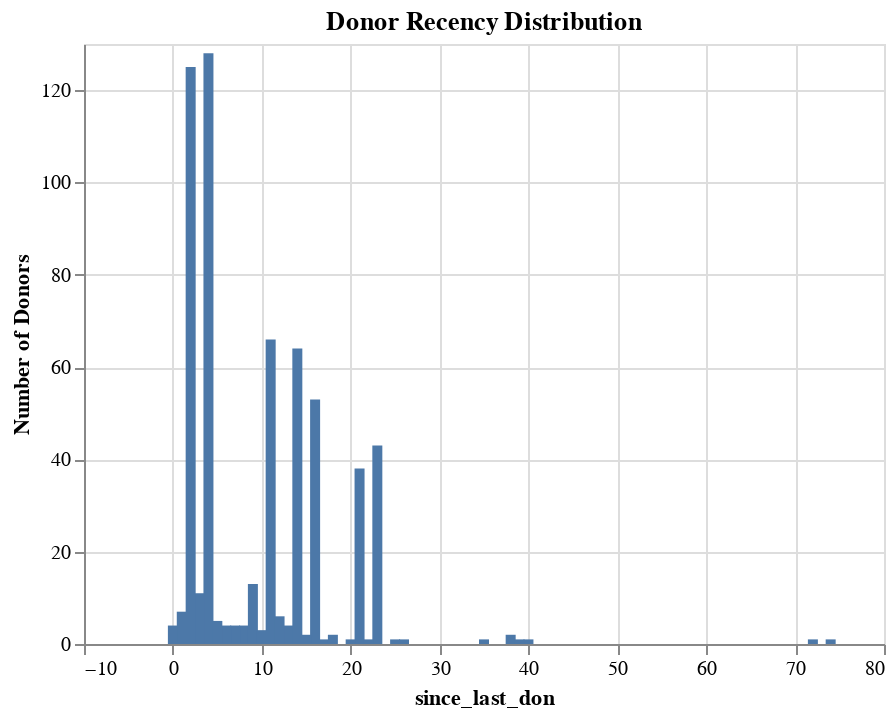

The code cell stored with this chart in its notebook:
### Code cell
alt.Chart(blood_df_train).mark_bar().encode(
    alt.X("since_last_don"),
    alt.Y("count()", title = "Number of Donors"),
).properties(title = "Donor Recency Distribution")

### Figure 1 — Vega-Lite specification as saved in the notebook (floating-point values rounded to 4 significant figures; data arrays with more than 128 entries replaced by an {"elided": "..."} marker saying what was removed)
{"$schema": "https://vega.github.io/schema/vega-lite/v3.4.0.json", "config": {"mark": {"tooltip": null}, "view": {"height": 300, "width": 400}}, "data": {"name": "data-9f8fa43238d447b8286cb04f7cfdb9c3"}, "datasets": {"data-9f8fa43238d447b8286cb04f7cfdb9c3": {"elided": "598 records"}}, "encoding": {"x": {"field": "since_last_don", "type": "quantitative"}, "y": {"aggregate": "count", "title": "Number of Donors", "type": "quantitative"}}, "mark": "bar", "title": "Donor Recency Distribution"}
